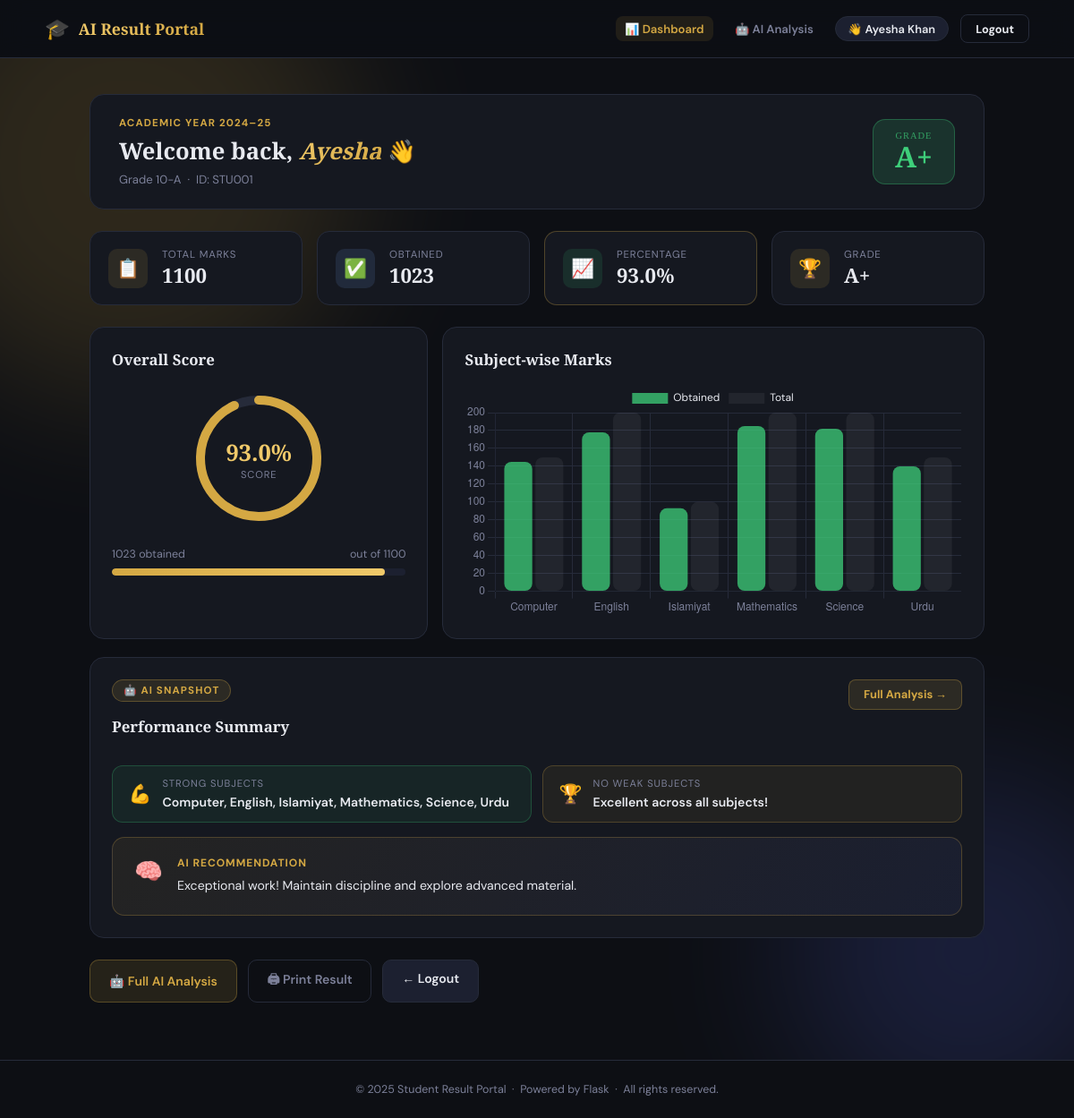
The app's page /dashboard (signed in) with its own data.
### tables this page shows
CREATE TABLE students (
            id       TEXT PRIMARY KEY,
            name     TEXT    NOT NULL,
            class    TEXT    NOT NULL,
            total    INTEGER NOT NULL,
            obtained INTEGER NOT NULL,
            grade    TEXT    NOT NULL
        , parent_phone TEXT DEFAULT '', sms_sent INTEGER DEFAULT 0, whatsapp_sent INTEGER DEFAULT 0);

### app.py (the view)
@app.route("/dashboard")
@login_required
def dashboard():
    sid=session["student"]["id"]
    student,ai=fetch_student_data(sid)
    if not student: session.clear(); return redirect(url_for("login"))
    return render_template("dashboard.html",student=student,ai=ai,user=session["student"])

### app.py (called while the page is built)
def get_db() -> sqlite3.Connection:
    conn = sqlite3.connect(DB_PATH)
    conn.row_factory = sqlite3.Row
    return conn

def login_required(f):
    from functools import wraps
    @wraps(f)
    def d(*a,**kw):
        if "student" not in session: return redirect(url_for("login"))
        return f(*a,**kw)
    return d

def fetch_student_data(sid):
    conn=get_db()
    row=conn.execute("SELECT * FROM students WHERE id=?",(sid,)).fetchone()
    sr =conn.execute("SELECT subject,obtained FROM subject_marks WHERE student_id=?",(sid,)).fetchall()
    conn.close()
    if not row: return None,None
    pct=round((row["obtained"]/row["total"])*100,2)
    student={"id":row["id"],"name":row["name"],"cls":row["class"],
             "total":row["total"],"obtained":row["obtained"],"grade":row["grade"],
             "percentage":pct,"parent_phone":row["parent_phone"] or "",
             "whatsapp_sent":row["whatsapp_sent"]}
    sm={r["subject"]:r["obtained"] for r in sr}
    return student,(analyse_subjects(sm) if sm else None)

### templates/dashboard.html (shortened to what this page needs)
<!DOCTYPE html>
<html lang="en">
<head>
  <link rel="stylesheet" href="{{ url_for('static', filename='style.css') }}"/>
</head>
<body>
  <nav class="navbar">
    <div class="nav-inner">
      <div class="nav-brand">
        <span class="nav-icon">🎓</span>
        <span class="nav-title">AI Result Portal</span>
      </div>
      <div class="nav-links">
        <a href="/dashboard"   class="nav-link nav-link--active">📊 Dashboard</a>
        <a href="/ai-analysis" class="nav-link">🤖 AI Analysis</a>
        <span class="nav-user">👋 {{ user.name }}</span>
        <a href="/logout" class="nav-btn nav-btn-outline">Logout</a>
      </div>
    </div>
  </nav>
  <main class="dash-main">
    <div class="dash-bg">
      <div class="blob blob-1"></div><div class="blob blob-2"></div>
    </div>
    <div class="dash-wrapper">
      <div class="dash-welcome">
        <div class="dw-left">
          <p class="dw-eyebrow">Academic Year 2024–25</p>
          <h1 class="dw-name">Welcome back, <em>{{ student.name.split()[0] }}</em> 👋</h1>
          <p class="dw-sub">{{ student.cls }} &nbsp;·&nbsp; ID: {{ student.id }}</p>
        </div>
        <div class="dw-badge grade-{{ student.grade | replace('+','plus') }}">
          <span class="dwb-label">Grade</span>
          <span class="dwb-value">{{ student.grade }}</span>
        </div>
      </div>
      <div class="kpi-grid">
        <div class="kpi-card">
          <div class="kpi-icon" style="background:rgba(212,168,67,.12);color:#d4a843;">📋</div>
          <div class="kpi-body">
            <span class="kpi-label">Total Marks</span>
            <span class="kpi-value">{{ student.total }}</span>
          </div>
        </div>
        <div class="kpi-card">
          <div class="kpi-icon" style="background:rgba(122,173,255,.12);color:#7aadff;">✅</div>
          <div class="kpi-body">
            <span class="kpi-label">Obtained</span>
            <span class="kpi-value">{{ student.obtained }}</span>
          </div>
        </div>
        <div class="kpi-card kpi-card--accent">
          <div class="kpi-icon" style="background:rgba(62,207,122,.12);color:#3ecf7a;">📈</div>
          <div class="kpi-body">
            <span class="kpi-label">Percentage</span>
            <span class="kpi-value">{{ student.percentage }}%</span>
          </div>
        </div>
        <div class="kpi-card">
          <div class="kpi-icon" style="background:rgba(212,168,67,.12);color:#d4a843;">🏆</div>
          <div class="kpi-body">
            <span class="kpi-label">Grade</span>
            <span class="kpi-value">{{ student.grade }}</span>
          </div>
        </div>
      </div>
      <div class="dash-grid">
        <div class="dash-card">
          <h3 class="dc-title">Overall Score</h3>
          <div class="pct-section" style="margin:1.5rem 0;">
            <div class="pct-ring pct-ring--lg">
              <svg viewBox="0 0 120 120" class="ring-svg">
                <circle cx="60" cy="60" r="52" class="ring-track"/>
                <circle cx="60" cy="60" r="52" class="ring-fill"
                  style="stroke-dashoffset: calc(326.73 - (326.73 * {{ student.percentage }}) / 100)"/>
              </svg>
              <div class="pct-label">
                <span class="pct-num">{{ student.percentage }}%</span>
                <span class="pct-sub">Score</span>
              </div>
            </div>
          </div>
          <div class="progress-section">
            <div class="progress-label">
              <span>{{ student.obtained }} obtained</span>
              <span>out of {{ student.total }}</span>
            </div>
            <div class="progress-track">
              <div class="progress-fill" style="width:{{ student.percentage }}%"></div>
            </div>
          </div>
        </div>
        <div class="dash-card dash-card--wide">
          <h3 class="dc-title">Subject-wise Marks</h3>
          <div class="chart-wrap">
            <canvas id="subjectChart"></canvas>
          </div>
        </div>
      </div>
      {% if ai %}
      <div class="dash-card ai-snapshot">
        <div class="ais-header">
          <div>
            <span class="ai-chip">🤖 AI Snapshot</span>
            <h3 class="dc-title" style="margin-top:.4rem;">Performance Summary</h3>
          </div>
          <a href="/ai-analysis" class="ais-cta">Full Analysis →</a>
        </div>
        <div class="ais-pills">
          {% if ai.strong %}
          <div class="summary-pill strong-pill">
            <span class="pill-icon">💪</span>
            <div>
              <span class="pill-label">Strong Subjects</span>
              <span class="pill-subjects">{{ ai.strong | join(", ") }}</span>
            </div>
          </div>
          {% endif %}
          {% if not ai.weak %}
          <div class="summary-pill perfect-pill">
            <span class="pill-icon">🏆</span>
            <div>
              <span class="pill-label">No Weak Subjects</span>
              <span class="pill-subjects">Excellent across all subjects!</span>
            </div>
          </div>
          {% endif %}
        </div>
        <div class="ai-advice" style="margin-top:1rem;">
          <div class="advice-icon">🧠</div>
          <div class="advice-body">
            <p class="advice-heading">AI Recommendation</p>
            <p class="advice-text">{{ ai.overall_advice }}</p>
          </div>
        </div>
      </div>
      {% endif %}
      <div class="dash-actions">
        <a href="/ai-analysis" class="btn-ai-link">🤖 Full AI Analysis</a>
        <button onclick="window.print()" class="btn-print">🖨 Print Result</button>
        <a href="/logout" class="btn-back">← Logout</a>
      </div>
    </div>
  </main>
  <footer class="footer">
    <p>© 2025 Student Result Portal &nbsp;·&nbsp; Powered by Flask &nbsp;·&nbsp; All rights reserved.</p>
  </footer>
  <script>
    fetch("/api/chart-data")
      .then(r => r.json())
      .then(data => {
        const ctx = document.getElementById("subjectChart").getContext("2d");
        // Color each bar based on percentage
        const bgColors = data.percentages.map(p =>
          p >= 80 ? "rgba(62,207,122,.75)"
          : p >= 65 ? "rgba(122,173,255,.75)"
          : p >= 55 ? "rgba(212,168,67,.75)"
          : "rgba(240,96,96,.75)"
        );
        new Chart(ctx, {
          type: "bar",
          data: {
            labels: data.labels,
            datasets: [
              {
                label: "Obtained",
                data: data.values,
                backgroundColor: bgColors,
                borderRadius: 8,
                borderSkipped: false,
              },
              {
                label: "Total",
                data: data.totals,
                backgroundColor: "rgba(255,255,255,.06)",
                borderRadius: 8,
                borderSkipped: false,
              }
            ]
          },
          options: {
            responsive: true,
            maintainAspectRatio: false,
            plugins: {
              legend: { labels: { color: "#e8eaf0", font: { family: "DM Sans" } } },
              tooltip: {
                callbacks: {
                  afterLabel: (ctx) => {
                    if (ctx.datasetIndex === 0) {
                      const pct = data.percentages[ctx.dataIndex];
                      return `Percentage: ${pct}%`;
                    }
                  }
                }
              }
            },
            scales: {
              x: { ticks: { color: "#7c8099" }, grid: { color: "#262b3a" } },
              y: { ticks: { color: "#7c8099" }, grid: { color: "#262b3a" }, beginAtZero: true }
            }
          }
        });
      });
  </script>
</body>
</html>

### records on screen
students: name "Ayesha Khan", name "Ayesha", cls "Grade 10-A", id "STU001", grade "A+", total "1100", obtained "1023"

### other values on screen
{{ student.percentage }} "93.0"
{{ ai.strong | join(", ") }} "Computer, English, Islamiyat, Mathematics, Science, Urdu"
{{ ai.overall_advice }} "Exceptional work! Maintain discipline and explore advanced material."
